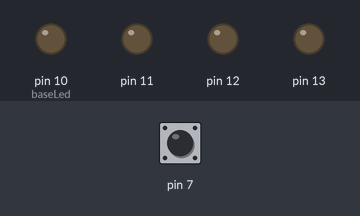
Simulated run of this sketch. Board: Arduino Uno, built with avr-gcc and run on an emulated ATmega328P. Parts: output pins drawn as LEDs (lit = HIGH). The inputs (shaded band) are chosen by the test bench; at power-on: pin 7 HIGH. Random numbers use the default seed unless the sketch sets one; what the sketch prints to the serial monitor is not drawn.

Above: at 1.8 s.
1.9 s: pin 7 pulled LOW for 0.15 s
At 2.3 s:
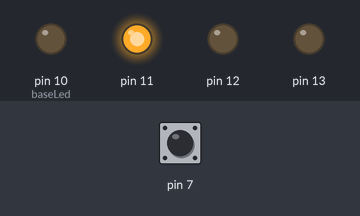
4.9 s: pin 7 pulled LOW for 3.2 s
At 9.8 s:
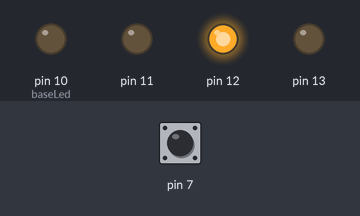
Timing chart, 0 to 11.4 s (numbered marks = the images above; inputs shaded):
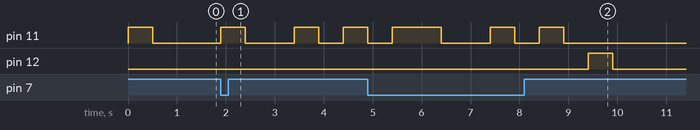

The sketch:

SimonSays.ino
```cpp
int baseLed = 10;   // 10,11,12,13
int baseButton = 6; // 6,7,8,9
const int maxLen = 5;
unsigned long waitTime = 1000L;
bool isGameOver = false;

int sequence[maxLen];
int len = 0;


void setup() {
  Serial.begin(9600);

  for (int i = 0; i < 4; i++)
  {
    pinMode(baseLed + i, OUTPUT);

    pinMode(baseButton + i, INPUT);
    digitalWrite(baseButton + i, HIGH);
  }

  int x = random(0, 4);
}

// the loop function runs over and over again forever
void loop() {
  SimonSays();
  YouSay();
  delay(1000);
}

void SimonSays()
{
  if (isGameOver)
    return;


  // Generate next random sequence
  sequence[len] = random(0, 4);

  len++;
  if (len == maxLen)
    YouWin();

  Serial.print("SIMON SAYS LEN=");
  Serial.print(len);
  Serial.print(": ");

  // playback sequence so far
  for (int i = 0; i < len; i++)
  {
    Serial.print(sequence[i]);
    Serial.print(", ");
    digitalWrite(baseLed + sequence[i], HIGH);   // turn the LED on (HIGH is the voltage level)
    delay(500);
    digitalWrite(baseLed + sequence[i], LOW);   // turn the LED on (HIGH is the voltage level)
    delay(500);
  }

  Serial.println();
}

void YouSay()
{
  if (isGameOver)
    return;

  int yourLen = 0;

  Serial.print("YOU SAY LEN=");
  Serial.println(len);
  while (yourLen < len)
  {
    unsigned long timesUp = millis() + waitTime;

    // Wait for button press...
    bool youPassed = false;

    int current = sequence[yourLen];
    Serial.print("Waiting for ");
    Serial.print(current);

    Serial.print("  timesUp=");
    Serial.print(timesUp);

    while (millis() < timesUp && !youPassed)
    {
      if (digitalRead(baseButton + current) == LOW) {
        Serial.print(" Pressed. ");
        youPassed = true;
        FlashLed(current);
      }
    }

    if (youPassed) {
      yourLen++;
      Serial.print(" Next... yourLen=");
      Serial.println(yourLen);
    }
    else {
      Serial.print(" YOU MISSED!");
      Serial.println(millis());
      YouLoose();
      len = 0; // force out of while loop
    }
  }
}

void FlashLed(int whichLed)
{
  digitalWrite(baseLed + whichLed, HIGH);
  delay(500);
  digitalWrite(baseLed + whichLed, LOW);
}

void All(int state)
{
  for (int i = 0; i < 4; i++)
    digitalWrite(baseLed + i, state);
}

void YouWin()
{
  for (int i = 0; i < 10; i++)
  {
    All(LOW);
    delay(100);
    All(HIGH);
    delay(100);
  }

  isGameOver = true;
}

void YouLoose()
{
  //  for (int i = 0; i < 3; i++)
  //  {
  //    All(HIGH);
  //    delay(2000);
  //    All(LOW);
  //    delay(1000);
  //  }

  isGameOver = true;
}
```

Measured:
- after the input at 1.9 s, pin 11: goes HIGH 0.50 s, LOW 1.0 s, HIGH 0.50 s, LOW 0.50 s, then HIGH, starting at once
- after the input at 4.9 s, pin 12: LOW → HIGH after 4.5 s, → LOW 0.50 s later
